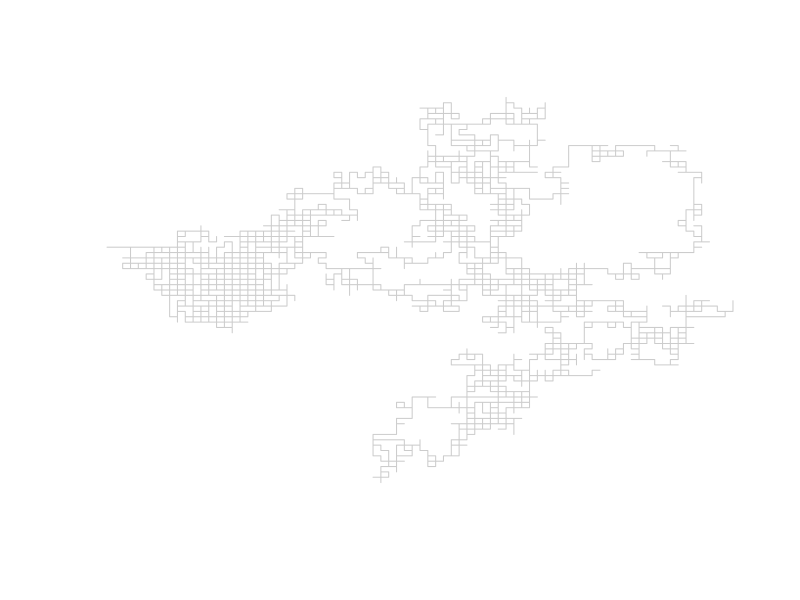
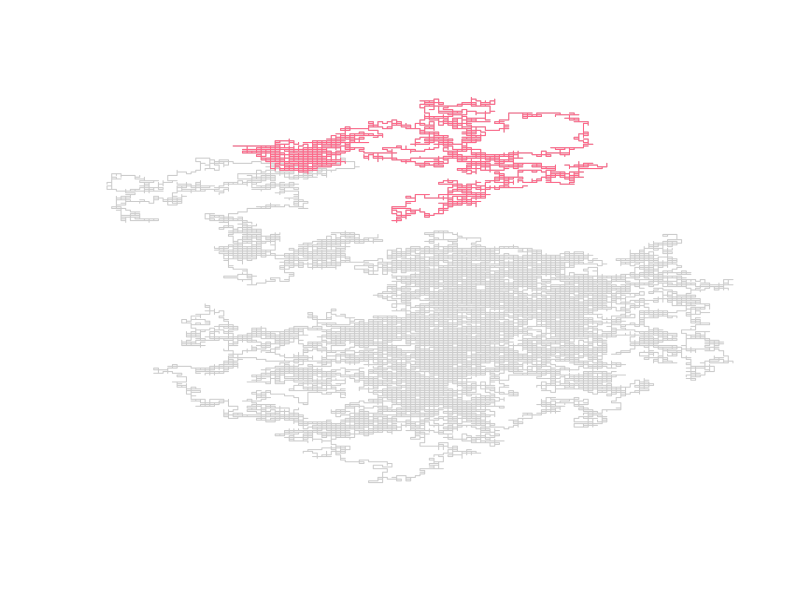
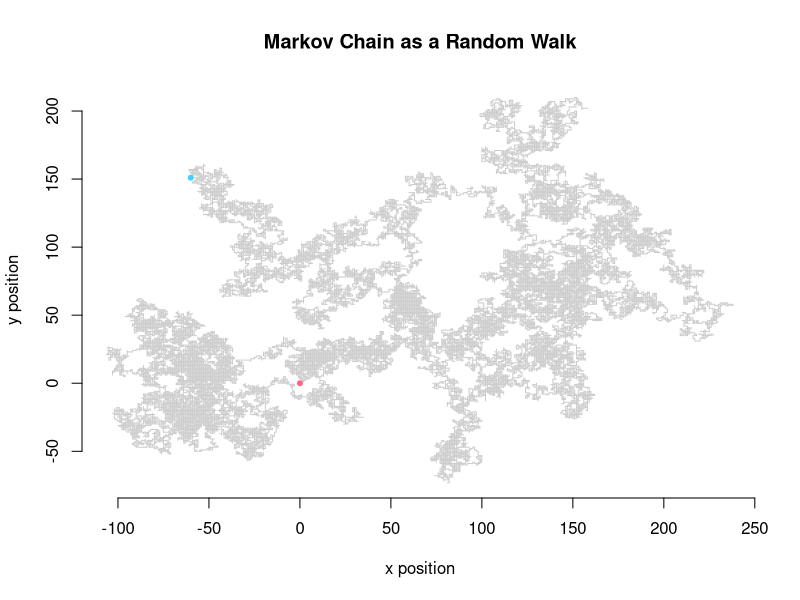
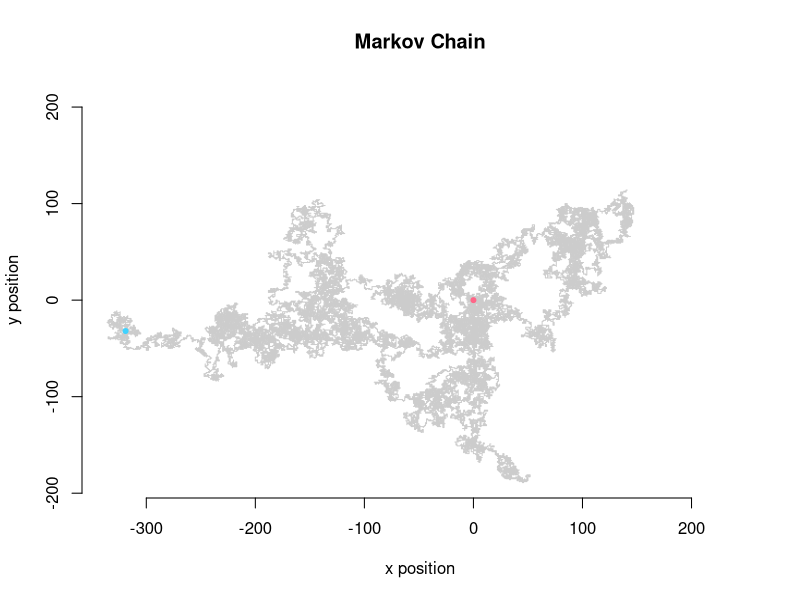
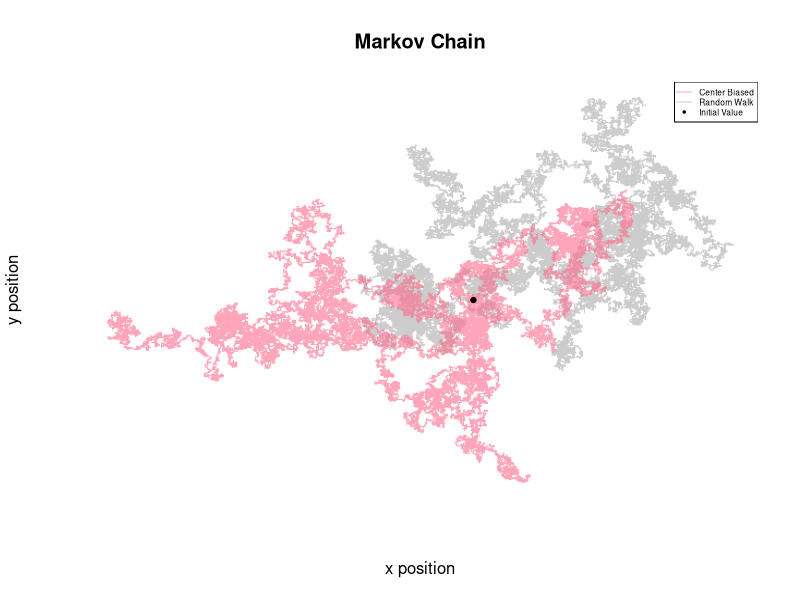
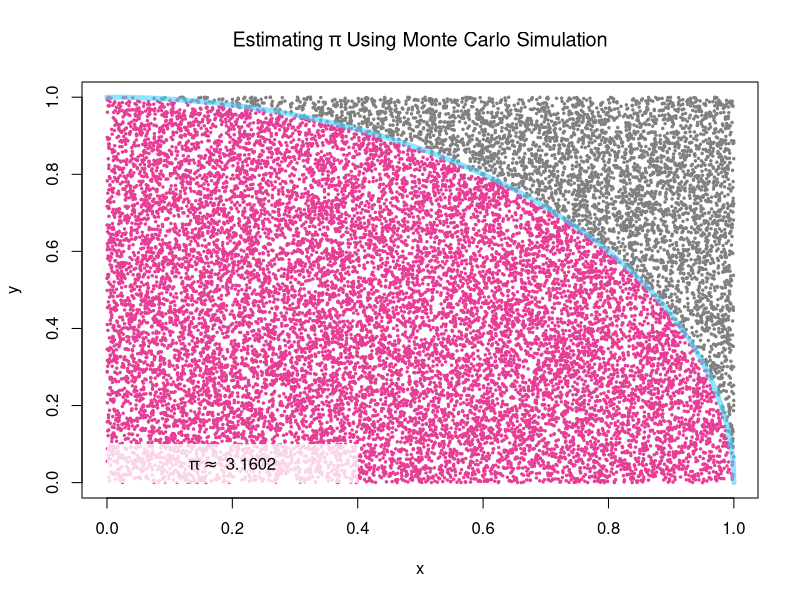
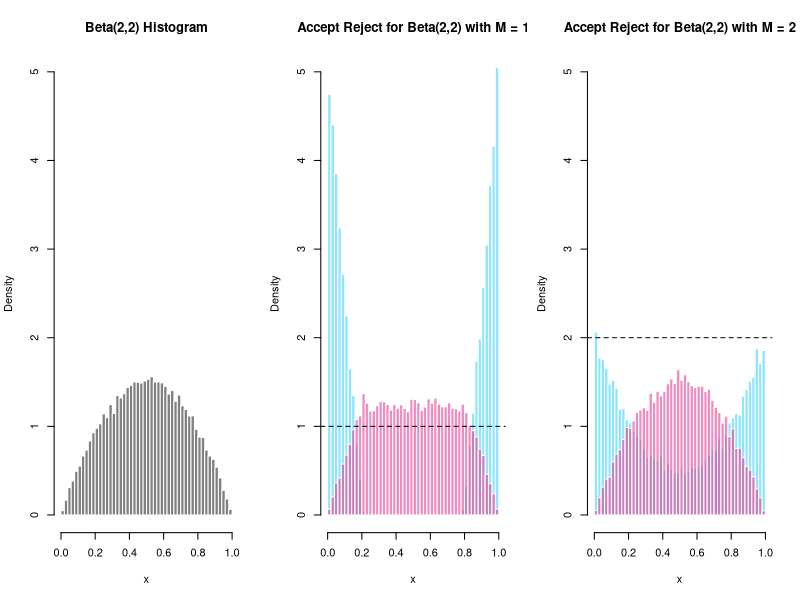
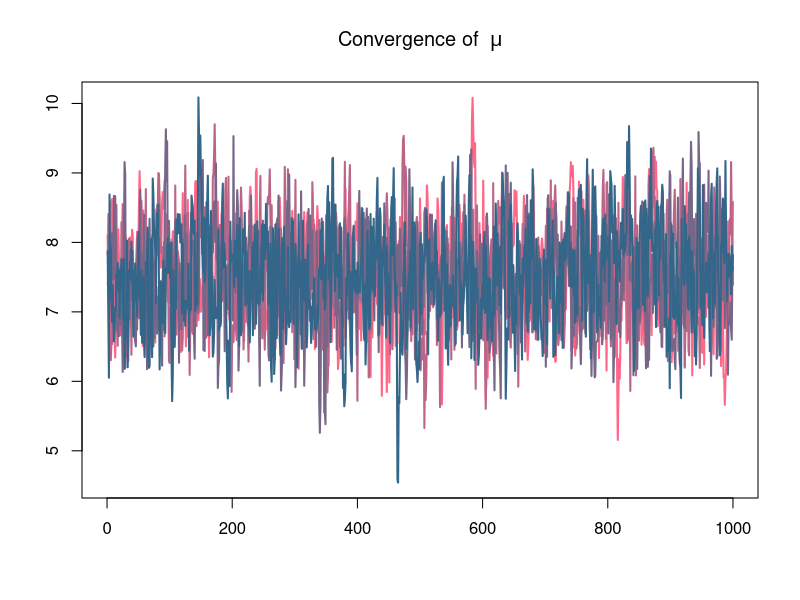

Write R code to recreate these figures, in order.
#################
### MCMC CODE ###
#################

remove(list = ls())

# RANDOM WALK

loc <- c("up", "down", "left", "right")
dat <- matrix(NA, ncol = 2, nrow = 1e5/2)
dat[1,] <- c(0,0)

for(i in 2:nrow(dat)) {
  rand <- sample(loc, 1, prob = rep(0.25,4))
  if(rand == "up") {
    dat[i,] <- c(0,1) + dat[i-1,]
  }
  else if(rand == "down") {
    dat[i,] <- c(0,-1) + dat[i-1,]
  }
  else if(rand == "left") {
    dat[i,] <- c(1,0) + dat[i-1,]
  }
  else if(rand == "right") {
    dat[i,] <- c(-1,0) + dat[i-1,]
  }
  else {
    dat[i,] <- c(NA,NA)
  }
}

plot(dat[1:5e3,1], dat[1:5e3,2], col = rgb(125, 125, 125, alpha = 100, max = 255),
     type = "l", bty = "n", yaxt = "n", xaxt = "n", xlab = "", ylab = "")
plot(dat[,1], dat[,2], type = "l", bty = "n", yaxt = "n", xaxt = "n", xlab = "", ylab = "",
     col = rgb(125, 125, 125, alpha = 100, max = 255))
lines(dat[1:5e3,1], dat[1:5e3,2], col = "#ff6688")

# MARKOV CHAIN FUNCTION

#' Construct a Markov Chain governing movement through 2D space
#' @param transition_matrix A symmetric matrix of probabilities. Rows must sum to one.
#' @param iter Number of steps to take over the 2D space.
#' @param init Initial position in the 2D space.
#' @param state Initial state to start the Markov Chain.
#' @return The probabilities (prob) that are used to calculate the movement (move) and the data (dat) that
#' describes the movemement over 2D space.
markov_chain <- function(transition_matrix, iter = 1e3, init = c(0,0), state = c(1,0,0,0)) {
  # setup containers
  dat <- array(NA, c(iter, 2))  
  prob <- array(NA, c(iter,4))
  move <- array(NA, iter)
  # initial parameterizations
  loc <- colnames(transition_matrix)
  dat[1,] <- init
  # loop to contstruct the chain
  for(i in 2:iter) {
    state <- state%*%transition_matrix
    rand <- sample(loc, 1, prob = state)
    
    prob[i,] <- c(state)
    move[i] <- c(rand)
    
    if(rand == "up") {
      dat[i,] <- c(0,1) + dat[i-1,]
    }
    else if(rand == "down") {
      dat[i,] <- c(0,-1) + dat[i-1,]
    }
    else if(rand == "left") {
      dat[i,] <- c(-1,0) + dat[i-1,]
    }
    else if(rand == "right") {
      dat[i,] <- c(1,0) + dat[i-1,]
    }
    else {
      dat[i,] <- c(NA,NA)
    }
  }
  # return containers as a list
  return(list("dat" = dat, "prob" = prob, "move" = move))
}

# MARKOV CHAIN (as a random walk)

trans_prob <- matrix(0.25, ncol = 4, nrow = 4)
colnames(trans_prob) <- row.names(trans_prob) <- c("up", "down", "left", "right")
iter <- 1e5

mc_rw <- markov_chain(trans_prob, iter = iter)

plot(mc_rw$dat[,1], mc_rw$dat[,2], col = rgb(125, 125, 125, alpha = 100, max = 255), type = "l",
     main = "Markov Chain as a Random Walk", xlab = "x position", ylab = "y position",
     bty = "n")
points(0,0, col = "#ff6688", cex = 1, pch = 20)
points(mc_rw$dat[iter,1], mc_rw$dat[iter,2], col = "#40d2fe", cex = 1, pch = 20)

# MARKOV CHAIN (with center biased transition matrix)

# trans_prob <- rbind(c(0, 0.9, 0, 0.1),
#                     c(0.9, 0, 0.1, 0),
#                     c(0.9, 0, 0, 0.1),
#                     c(0, 0.9, 0.1, 0))

trans_prob <- rbind(c(0, 0.9, 0, 0.1),
                    c(0.9, 0, 0.1, 0),
                    c(0.1, 0, 0, 0.9),
                    c(0, 0.1, 0.9, 0))

# trans_prob <- rbind(c(0, 0.1, 0, 0.9),
#                     c(0.1, 0, 0.9, 0),
#                     c(0.9, 0, 0, 0.1),
#                     c(0, 0.9, 0.1, 0))

colnames(trans_prob) <- row.names(trans_prob) <- c("up", "down", "left", "right")

mc <- markov_chain(trans_prob, iter = iter)

y_range <- range(range(mc$dat[,2]), range(mc_rw$dat[,2]))
x_range <- range(range(mc$dat[,1]), range(mc_rw$dat[,1]))

plot(mc$dat[,1], mc$dat[,2], col = rgb(125, 125, 125, alpha = 100, max = 255), type = "l",
     main = "Markov Chain", xlab = "x position", ylab = "y position",
     xlim = x_range, ylim = y_range,
     bty = "n")
points(0,0, col = "#ff6688", cex = 1, pch = 20)
points(mc$dat[iter,1], mc$dat[iter,2], col = "#40d2fe", cex = 1, pch = 20)

# compare markov chains on same plot
plot(mc_rw$dat[,1], mc_rw$dat[,2], col = rgb(125, 125, 125, alpha = 100, max = 255), type = "l",
     xaxt = "n", yaxt = "n",
     main = "Markov Chain", xlab = "x position", ylab = "y position",
     xlim = x_range, ylim = y_range,
     bty = "n")
lines(mc$dat[,1], mc$dat[,2], col = rgb(255, 102, 136, alpha = 150, max = 255))
points(mc$dat[1,1], mc$dat[1,2], cex = 1, col = "black", pch = 20)
points(mc_rw$dat[1,1], mc_rw$dat[1,2], cex = 1, col = "black", pch = 20)
legend("topright", c("Center Biased", "Random Walk", "Initial Value"),
       col = c(rgb(255, 102, 136, alpha = 150, max = 255), rgb(125, 125, 125, alpha = 100, max = 255), "black"),
       lwd = c(1,1,NA), pch = c(NA,NA,20), cex = 0.5)

# MONTE CARLO - APPROXIMATE PI

circle <- function(x) {
  sqrt(1 - x^2)
}

domain <- seq(0,1, length.out = 1e3)
iter <- 1e4 * 2
accept <- matrix(NA, ncol = 2, nrow = iter)
reject <- matrix(NA, ncol = 2, nrow = iter)
for(i in 1:iter) {
  x <- runif(1, 0, 1)
  y <- runif(1, 0, 1)
  if(x^2 + y^2 <= 1)
    accept[i,] <- c(x,y)
  else
    reject[i,] <- c(x,y)
}
(nrow(na.omit(accept)) / iter) * 4

# plot(domain, circle(domain), type = "l", lwd = 5, col = "#40d2fe",
#      main = expression("Estimating" ~ pi ~ "Using Monte Carlo Simulation"),
#      xlab = "x", ylab = "y")
plot(0, type = "n", xlim = range(accept[,1], na.rm = TRUE), ylim = range(accept[,2], na.rm = TRUE),
     main = expression("Estimating" ~ pi ~ "Using Monte Carlo Simulation"),
     xlab = "x", ylab = "y")
points(accept, pch = 20, col = "#e63d95", cex = 0.5)
points(reject, pch = 20, col = "#808080", cex = 0.5)
lines(domain, circle(domain), type = "l", lwd = 5, col = rgb(64, 210, 254, alpha = 150, max = 255))
rect(0, 0, 0.4, 0.1, border = NA, col = rgb(255, 255, 255, alpha = 200, max = 255))
text(0.2,0.05, bquote(pi %~~% ~ .((nrow(na.omit(accept)) / iter) * 4)), col = "black")

# MONTE CARLO - REJECTION SAMPLING

#' A Rejection Sampling algorithm where proposals are generated from Unif(0,1).
#' @param f Target distribution.
#' @param g Candidate distribution.
#' @param support Support of the target distribution.
#' @param M Bound on the likelihood ratio f/g.
#' @param iter Number of iterations to run the algorithm through (iter = accept + reject).
#' @return A list containing accepted/rejected values.
accept_reject <- function(f, g, support = c(0,1), M = 1, iter = 1e3) {
  out <- list()
  
  for (i in 1:iter) {
    # containers
    y <- runif(1, support[1], support[2])  # proposal
    u <- runif(1, 0, 1)                    # stochastic condition
    out$y[i] <- y
    out$u[i] <- u
    # likelihood ratio
    ratio <- f(y)/(M*g(y, support[1], support[2]))
    # accept-reject condition
    if(ratio > u)
      out$accept[i] <- y
    else
      out$reject[i] <- y
  }
  return(out)
}

beta_sample1 <- accept_reject(f = function(x){dbeta(x, 2, 2)},
                             g = function(x, a, b){dunif(x, a, b)},
                             M = 1, iter = 1e4*4)
beta_sample2 <- accept_reject(f = function(x){dbeta(x, 2, 2)},
                              g = function(x, a, b){dunif(x, a, b)},
                              M = 2, iter = 1e4*4)

par(mfrow=c(1,3))
hist(rbeta(1e4*4, 2, 2), freq = F, breaks = 50, col = "#808080", border = FALSE, ylim = c(0,5),
     main = "Beta(2,2) Histogram", xlab = "x")
hist(na.omit(beta_sample1$reject), freq = F, breaks = 50, col = rgb(64, 210, 254, alpha = 150, max = 255),
     border = FALSE, ylim = c(0,5),
     main = "Accept Reject for Beta(2,2) with M = 1", xlab = "x")
hist(na.omit(beta_sample1$accept), freq = F, breaks = 50, col = rgb(230, 61, 149, alpha = 150, max = 255),
     border = FALSE, ylim = c(0,2), add = T)
abline(h = 1, col = "black", lty = 2)
hist(na.omit(beta_sample2$reject), freq = F, breaks = 50, col = rgb(64, 210, 254, alpha = 150, max = 255),
     border = FALSE, ylim = c(0,5),
     main = "Accept Reject for Beta(2,2) with M = 2", xlab = "x")
hist(na.omit(beta_sample2$accept), freq = F, breaks = 50, col = rgb(230, 61, 149, alpha = 150, max = 255),
     border = FALSE, ylim = c(0,2), add = T)
abline(h = 2, col = "black", lty = 2)
dev.off()

table(is.na(beta_sample1$accept))
table(is.na(beta_sample2$accept))

# METROPOLIS ALGORITHM

# 1. generate x* from g(x_{n}) (where g is a symmetric candidate distribution, e.g. normal)
# 2. compute the acceptance ratio alpha = f(x*)/f(x_{n}) (where f is the target distribution)
# 3. accept x* with probability min(1, alpha)
# 4. if x* is accepted then collect x_{n+1} = x* else collect x_{n+1} = x_{n}
# 5. repeat

metropolis <- function(f, iter = 1e3, chains = 4, prop_scale = 1) {
  init <- rnorm(chains, 0, 20)
  out <- array(NA, c(iter, chains))
  out[1,] <- init
  
  sampler <- function(x) {
    alpha <- 0
    u <- 1
    while(alpha < u) {
      u <- runif(1, 0, 1)
      x_star <- rnorm(1, x, 1 * prop_scale)
      alpha <- exp(f(x_star)-f(x))
    }
    return(x_star)
  }
  
  for(i in 2:iter) {
    for(j in 1:chains) {
      out[i,j] <- sampler(out[i-1,j]) 
    }
  }
  
  out
}

cols <- colorRampPalette(c("#ff6688","#336688"))(4)

dat <- rnorm(1, rnorm(10, 5, 5), 1)
post_func <- function(x) {
  lik <- sum(dnorm(dat, x, 1, log = T))
  prior <- dnorm(x, 5, 1, log = T)
  lik + prior
}
metro <- metropolis(f = post_func, chains = 4, iter = 2e3)

mean(dat)
mean(metro)

warmup <- (dim(metro)[1])/2
plot(0, type = "n", xlab = "", ylab = "", xlim = c(0,warmup), ylim = range(metro[-seq(1,warmup),dim(metro)[2]]),
     main = expression("Convergence of " ~ mu))
for(i in 1:4){
  lines(metro[-(1:(dim(metro)[1]/2)),i], col = cols[i], lwd = 2) 
}

plot(0, type = "n", xlab = "", ylab = "", xlim = c(0,100), ylim = range(metro),
     main = expression("Convergence of " ~ mu))
for(i in 1:4){
  lines(metro[1:100,i], col = cols[i], lwd = 2) 
}

hist(metro[-(1:(dim(metro)[1]/2)),], col = "#808080", border = FALSE, breaks = 50, freq = FALSE,
     main = expression("Distribution of " ~ mu), xlab = expression(mu))
abline(v = mean(metro), col = "red")

# METROPOLIS-HASTINGS ALGORITHM

# rbinorm <- function(n, mu = c(0,0), sigma = diag(2)) {
#   out <- array(NA, c(n, 2))
#   z1 <- rnorm(n, 0, 1)
#   z2 <- rnorm(n, 0, 1)
#   out[,1] <- sigma[1,1] * z1 + mu[1]
#   out[,2] <- sigma[2,2] * (sigma[1,2] * z1 + sqrt(1 - sigma[1,2]^2) * z2) + mu[2]
#   return(out)
# }

library(mvtnorm)

metropolis_hastings <- function(f, iter = 1e3, chains = 4, init = NULL, prop_scale = 1, prop_loc = c(0,0)) {
  out <- array(NA, c(iter, 2, chains))
  
  for(p in 1:2) {
    if(is.null(init))
      out[1,p,] <- rnorm(chains, 0, 1)
    else
      out[1,p,] <- init[,p]
  }

  prop_covmat <- diag(1,2)*prop_scale
  
  sampler <- function(x) {
    alpha <- 0
    u <- 1
    reject <- -1
    while(alpha < u) {
      reject <- reject + 1
      u <- runif(1, 0, 1)
      x_star <- rmvnorm(1, x, prop_covmat)
      alpha <- exp((f(x_star)-f(x)) +
                     (dmvnorm(x, x_star, prop_covmat, log = TRUE) - dmvnorm(x_star, x, prop_covmat, log = TRUE)))
      # cat("alpha = ", alpha, "; ", "u = ", u, "\n")
    }
    return(list("post" = x_star, "reject" = reject))
  }
  
  for(j in 1:chains) {
    cat(":: chain", j, "::", "")
    reject <- 0
    for(i in 2:iter) {
      sampler_stuff <- sampler(out[i-1,,j])
      reject <- reject + sampler_stuff$reject
      out[i,,j] <- sampler_stuff$post  # important! the rest is just print aesthetics
      if(i%%(iter/10) == 0)
        cat(".")
      if(i == iter)
        cat("", "accept rate =", iter,"/", reject + iter, "=", round(iter/(reject+iter),4), "\n")
      
    }
  }
  
  out
}

# covmat <- rbind(c(1, 0.5), c(0.5, 3))
covmat <- diag(1,2)
N <- 5
priors <- cbind(rnorm(N, 0, 3), rnorm(N, 0, 3))
dat <- array(NA, c(N, 2))
for(i in 1:N) {
  dat[i,] <- rmvnorm(1, mean = priors[i,], sigma = covmat) 
}
colMeans(dat)
plot(dat[,1], dat[,2], col = "darkgrey")

init_val <- rbind(c(1,1),
                  c(-1,-1),
                  c(1,-1),
                  c(-1,1))
init_val <- init_val * 4

posterior_func <- function(pars) {
  lik <- sum(dmvnorm(dat, pars, sigma = covmat, log = TRUE))
  prior <- dnorm(pars, 0, 0.1, log = TRUE)
  lik + sum(prior)
}
metro_hasti <- metropolis_hastings(f = posterior_func,
                                   iter = 2e3, chains = 4, init = init_val,
                                   prop_scale = 0.1, prop_loc = colMeans(dat))

# metro_hasti
colMeans(dat)
rowMeans(colMeans(metro_hasti))
range(metro_hasti)

cols <- colorRampPalette(c("#ff6688","#336688"))(4)
cols <- c(rgb(255, 102, 136, alpha = 150, max = 255),
          rgb(187, 102, 136, alpha = 150, max = 255),
          rgb(119, 102, 136, alpha = 150, max = 255),
          rgb(51, 102, 136, alpha = 150, max = 255))

plot(0, type = "n", xlim = range(metro_hasti), ylim = range(metro_hasti), xlab = expression(mu[1]), ylab = expression(mu[2]))
for(i in 1:4) {
  lines(metro_hasti[,1,i], metro_hasti[,2,i], col = cols[i], lwd = 2)
}
plot(0, type = "n", xlim = c(-0.4,0.4), ylim = c(-0.4,0.4), xlab = expression(mu[1]), ylab = expression(mu[2]))
for(i in 1:4) {
  lines(metro_hasti[,1,i], metro_hasti[,2,i], col = cols[i], lwd = 2)
}

plot(0, type = "n", xlim = c(0,dim(metro_hasti)[1]), ylim = range(metro_hasti[,1,]),
     main = expression("Traceplot for" ~ mu[1]), ylab = expression(mu[1]), xlab = "iteration")
for(i in 1:4) {
  lines(metro_hasti[,1,i], col = cols[i], lwd = 2)
}
rect(-50, range(metro_hasti[,2,])[1]-4, dim(metro_hasti)[1]/2, range(metro_hasti[,2,])[2]+4,
     col = rgb(128,128,128, alpha = 50, max = 255), border = NA)

plot(0, type = "n", xlim = c(0,dim(metro_hasti)[1]), ylim = range(metro_hasti[,2,]),
     main = expression("Traceplot for" ~ mu[2]), ylab = expression(mu[2]), xlab = "iteration")
for(i in 1:4) {
  lines(metro_hasti[,2,i], col = cols[i], lwd = 2)
}
rect(-50, range(metro_hasti[,1,])[1]-4, dim(metro_hasti)[1]/2, range(metro_hasti[,1,])[2]+4,
     col = rgb(128,128,128, alpha = 50, max = 255), border = NA)

warmup <- seq(1,(dim(metro_hasti)[1]/2))
hist(metro_hasti[-warmup,1,], breaks = 40, col = "darkgrey", border = FALSE, freq = FALSE,
     main = expression("Histogram for" ~ mu[1]))
hist(metro_hasti[-warmup,2,], breaks = 40, col = "darkgrey", border = FALSE, freq = FALSE,
     main = expression("Histogram for" ~ mu[2]))

# mle approach
optim(c(-4,4), f <- function(pars){sum(dmvnorm(dat, pars, covmat, log = TRUE))}, control = list(fnscale = -1))

# HAMILTONIAN MONTE CARLO ALGORITHM

library(mvtnorm)

# covmat <- diag(1,2)
covmat <- rbind(c(1,0.9),c(0.9,1))
N <- 1e3
priors <- cbind(rnorm(N, 0, 1), rnorm(N, 0, 1))
# priors <- cbind(rep(0,N), rep(0,N))  # fixed
dat <- array(NA, c(N, 2))
for(i in 1:N) {
  dat[i,] <- rmvnorm(1, mean = priors[i,], sigma = covmat) 
}
colMeans(dat)
plot(dat, col = "#808080")

post_func <- function(theta) {
  lik <- sum(dmvnorm(dat, theta, covmat, log = TRUE))
  prior <- dnorm(theta, 0, 0.1, log = TRUE)
  return(lik + sum(prior))
}

init_val <- cbind(c(1,1),
                  c(-1,-1),
                  c(1,-1),
                  c(-1,1))
init_val <- init_val * 4

hmc <- function(f, iter = 1e3, chains = 4, init_val = NULL, epsilon_init = 0.1, M = diag(1,2), L_0 = 10) {
  out <- array(NA, c(iter, 2, chains))
  phi <- array(NA, c(iter, 2, chains))
  if(is.null(init_val))
    out[1,,] <- t(rmvnorm(chains, c(0,0), diag(1,2)))
  else
    out[1,,] <- init_val
  phi[1,,] <- rmvnorm(chains, c(0,0), M)
  
  gradient <- function(theta) {
    e <- 1e-4
    out <- array(NA, length(theta))
    for(t in 1:length(theta)) {
      # browser()
      theta_hi <- theta_lo <- theta
      theta_hi[t] <- theta[t] + e
      theta_lo[t] <- theta[t] - e
      out[t] <- (f(theta_hi) - f(theta_lo)) / (2 * e)
      # browser()
    }
    out
  }
  
  sampler <- function(theta) {
    phi <- c(rmvnorm(1, mean = c(0,0), sigma = M))
    grad <- gradient(theta)
    epsilon <- runif(1, 0, 2 * epsilon_init)
    L <- ceiling(2 * L_0 * runif(1,0,1))
    for (l in 1:L) {
      phi <- phi + 0.5 * epsilon * grad
      theta <- theta + epsilon * solve(M) %*% phi
      phi <- phi + 0.5 * epsilon * grad 
    }
    return(list("theta" = c(theta), "phi" = c(phi)))
  }
  
  accept_reject <- function(theta_star, theta, phi_star, phi) {
    dens_theta_star <- f(theta_star)
    dens_theta <- f(theta)
    dens_phi_star <- dmvnorm(phi_star, c(0,0), M, log = TRUE)
    dens_phi <- dmvnorm(phi, c(0,0), M, log = TRUE)
    alpha <- exp((dens_theta_star + dens_phi_star) - (dens_theta + dens_phi))
    alpha
  }
  
  cat(paste0("['.' = ", iter/10, " iterations]\n"))
  
  for(j in 1:chains) {
    cat(paste0("[ chain ", j, " ]"))
    for(i in 2:iter) {
      alpha <- 0
      u <- 1
      while(alpha < u) {
        u <- runif(1, 0, 1)
        sample <- sampler(out[i-1,,j])
        alpha <- accept_reject(sample$theta, out[i-1,,j], sample$phi, phi[i-1,,j])
      }
      phi[i,,j] <- sample$phi
      out[i,,j] <- sample$theta
      if(i%%(iter/10) == 0)
        cat(".")
      if(i == iter)
        cat("[ complete ]\n")
    } 
  }
  out
}

hmc_sim <- hmc(f = post_func, iter = 1e3, init_val = init_val, epsilon_init = ((1/15)^2), M = diag(1,2), L_0 = 10)
colMeans(dat)
rowMeans(colMeans(hmc_sim))

plot(0, type = "n", xlim = c(1,dim(hmc_sim)[1]), ylim = range(hmc_sim), 
     ylab = "Parameter Value", xlab = "Iteration", main = expression("Traceplot for" ~ mu[1]))
for(i in 1:dim(hmc_sim)[3]) {
  lines(hmc_sim[,1,i], col = cols[i], lwd = 2)
}
plot(0, type = "n", xlim = c(1,dim(hmc_sim)[1]), ylim = range(hmc_sim), 
     ylab = "Parameter Value", xlab = "Iteration", main = expression("Traceplot for" ~ mu[2]))
for(i in 1:dim(hmc_sim)[3]) {
  lines(hmc_sim[,2,i], col = cols[i], lwd = 2)
}

x <- y <- seq(-4,4,0.01)
z <- outer(x, y, FUN = function(x, y){dmvnorm(cbind(x,y), colMeans(dat), covmat)})
plot(0, type = "n", xlim = range(hmc_sim[,1,]), ylim = range(hmc_sim[,2,]), 
     ylab = expression(mu[2]), xlab = expression(mu[1]), main = expression("Convergence of" ~ mu[1] ~ "and" ~ mu[2]))
contour(x, y, z, add = TRUE, col = "#808080")
for(i in 1:dim(hmc_sim)[3]) {
  lines(hmc_sim[,1,i], hmc_sim[,2,i], col = cols[i], lwd = 2)
}

plot(0, type = "n", xlim = range(hmc_sim[,1,])/30, ylim = range(hmc_sim[,2,])/30, 
     ylab = expression(mu[2]), xlab = expression(mu[1]), main = expression("Convergence of" ~ mu[1] ~ "and" ~ mu[2]))
x <- y <- seq(-0.2,0.2,0.01)
z <- outer(x, y, FUN = function(x, y){dmvnorm(cbind(x,y), colMeans(dat), covmat)})
contour(x, y, z, add = TRUE, col = "#808080")
for(i in 1:dim(hmc_sim)[3]) {
  lines(hmc_sim[,1,i], hmc_sim[,2,i], col = cols[i], lwd = 2)
}

params <- rbind(hmc_sim[,,1],
                hmc_sim[,,2],
                hmc_sim[,,3],
                hmc_sim[,,4])


hmc_draws <- t(apply(params, 1, function(x){rmvnorm(1, x, covmat)}))
binorm_draws <- rmvnorm(4e3, colMeans(dat), covmat)
plot(binorm_draws, cex = 0.5, col = "#80808096", xlim = c(-6, 6), ylim = c(-6, 6),
     main = "Comparing Random Samples", xlab = expression(x[1]), ylab = expression(x[2]))
points(hmc_draws, col = "#cc000096", cex = 0.5)
legend("bottomright", c("HMC","Draws"), col = c("#cc000096","#80808096"), pch = rep(21,2), pt.lwd = rep(2,2), cex = 0.6)

# NUTS
